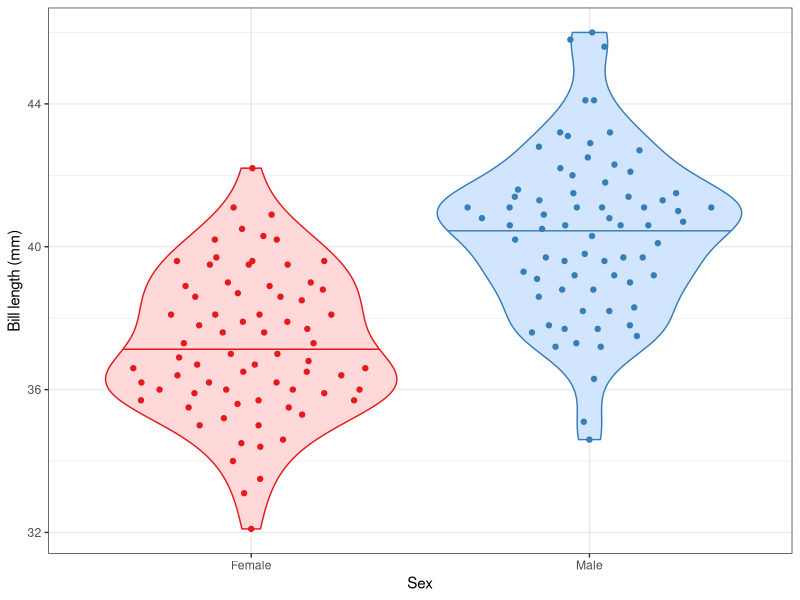
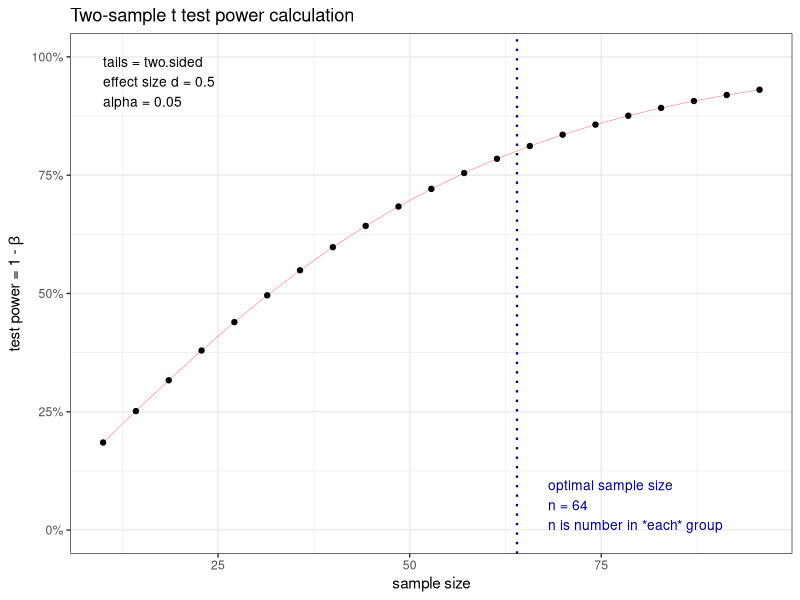

R code for these plots, in order:
## ---- chunk 1
#| label: setup
#| message: false
#activate packages - best done at top of script
library(tidyverse)
# load data  - or use library(palmerpenguins)
data(penguins, package = "palmerpenguins")

# set default theme
theme_set(theme_bw())

# set default number of digits
options(digits = 2)
## ---- chunk 2
#| label: gentoo-min
gentoo <- penguins |> 
  filter(species == "Gentoo")

#base R
min(gentoo$bill_length_mm, na.rm= TRUE)

# tidyverse style
gentoo |> 
  drop_na(bill_length_mm) |> 
  summarise(
    min_bill_len = min(bill_length_mm),
    max_bill_len = max(bill_length_mm),
    range = max_bill_len - min_bill_len
  )
## ---- chunk 3
penguins |> 
  drop_na(body_mass_g) |>
  group_by(species) |> 
  summarise(
    mean_mass = mean(body_mass_g),
    median_mass = median(body_mass_g)
  )

## ---- chunk 4
penguins |> 
  drop_na(body_mass_g) |>
  group_by(species) |> 
  summarise(
    var_mass = var(body_mass_g),
    sd_mass = sd(body_mass_g)
  )


## ---- chunk 5
#| label: se-mass
penguins |> 
  drop_na(body_mass_g) |>
  group_by(species) |> 
  summarise(
    sd_mass = sd(body_mass_g),
    n = n(),
    se_mass = sd_mass/sqrt(n)
  )
# if there are NA in the data, cannot use n() as it finds number of rows, not number of valid entries. Would need something like sum(!is.na(body_mass_g))

## ---- chunk 6
#| label: ci-mass
penguins |> 
  drop_na(body_mass_g) |>
  group_by(species) |> 
  summarise(
    mean_mass = mean(body_mass_g),
    sd_mass = sd(body_mass_g),
    se_mass = sd_mass/sqrt(n()),
    upper_ci = mean_mass + 1.96 * se_mass,
    lower_ci = mean_mass - 1.96 * se_mass
  )

## ---- chunk 7
#| label: adelie
adelie <- penguins |> 
  filter(species == "Adelie") |> 
  drop_na(sex, bill_length_mm)
## ---- chunk 8
#| label: fig-adelie-plot

adelie |> 
  ggplot(aes(x = sex, 
             y = bill_length_mm, 
             colour = sex, 
             fill = after_scale(colorspace::lighten(colour, 0.8)))) +
  geom_violin(draw_quantiles = 0.5) +
  ggbeeswarm::geom_quasirandom() +
  scale_colour_brewer(palette = "Set1") +
  labs(x = "Sex", y = "Bill length (mm)") +
  scale_x_discrete(labels = str_to_title) + # capitalise x axis text
  theme(legend.position = "none")

# Colour & fill not necessary for a ms, but nice in a presentation.  
## ---- chunk 9
#| label: adelie-t-test
adelie_summary <- adelie |> 
  group_by(sex) |> 
  drop_na(bill_length_mm) |> 
  summarise(m = mean(bill_length_mm), 
            sd = sd(bill_length_mm), 
            n = n())
mod <- t.test(bill_length_mm ~ sex, data = adelie)
mod
## ---- chunk 10
library(pwr)
#need a t-test power analysis
tomato_power <- pwr.t.test(
  d = 0.5, # difference in mean (0.1)/ sd (0.2)
  sig.level = 0.05, #typical value
  power = 0.8 # typical value
)

tomato_power
plot(tomato_power)
